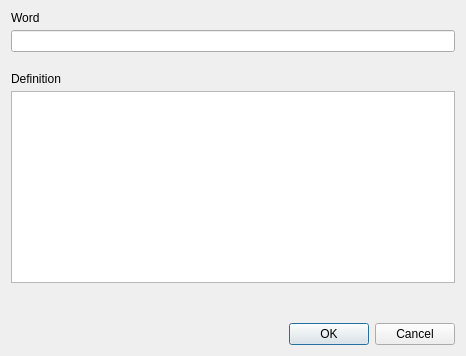
<?xml version="1.0" encoding="UTF-8"?>
<ui version="4.0">
 <class>DialogAddNewWord</class>
 <widget class="QDialog" name="DialogAddNewWord">
  <property name="geometry">
   <rect>
    <x>0</x>
    <y>0</y>
    <width>466</width>
    <height>356</height>
   </rect>
  </property>
  <property name="windowTitle">
   <string>Dialog</string>
  </property>
  <layout class="QHBoxLayout" name="horizontalLayout">
   <item>
    <layout class="QVBoxLayout" name="verticalLayout_4">
     <property name="spacing">
      <number>40</number>
     </property>
     <item>
      <layout class="QVBoxLayout" name="verticalLayout_3">
       <property name="spacing">
        <number>20</number>
       </property>
       <item>
        <layout class="QVBoxLayout" name="verticalLayoutNewWord">
         <property name="spacing">
          <number>5</number>
         </property>
         <item>
          <widget class="QLabel" name="labelNewWord">
           <property name="text">
            <string>Word</string>
           </property>
          </widget>
         </item>
         <item>
          <widget class="QLineEdit" name="lineEditNewWord"/>
         </item>
        </layout>
       </item>
       <item>
        <layout class="QVBoxLayout" name="verticalLayoutNewDefinition">
         <property name="spacing">
          <number>5</number>
         </property>
         <item>
          <widget class="QLabel" name="labelNewDefinition">
           <property name="text">
            <string>Definition</string>
           </property>
          </widget>
         </item>
         <item>
          <widget class="QTextEdit" name="textEditNewDefinition"/>
         </item>
        </layout>
       </item>
      </layout>
     </item>
     <item>
      <widget class="QDialogButtonBox" name="buttonBoxConfirm">
       <property name="orientation">
        <enum>Qt::Horizontal</enum>
       </property>
       <property name="standardButtons">
        <set>QDialogButtonBox::Cancel|QDialogButtonBox::Ok</set>
       </property>
      </widget>
     </item>
    </layout>
   </item>
  </layout>
 </widget>
 <resources/>
 <connections>
  <connection>
   <sender>buttonBoxConfirm</sender>
   <signal>accepted()</signal>
   <receiver>DialogAddNewWord</receiver>
   <slot>accept()</slot>
   <hints>
    <hint type="sourcelabel">
     <x>248</x>
     <y>254</y>
    </hint>
    <hint type="destinationlabel">
     <x>157</x>
     <y>274</y>
    </hint>
   </hints>
  </connection>
  <connection>
   <sender>buttonBoxConfirm</sender>
   <signal>rejected()</signal>
   <receiver>DialogAddNewWord</receiver>
   <slot>reject()</slot>
   <hints>
    <hint type="sourcelabel">
     <x>316</x>
     <y>260</y>
    </hint>
    <hint type="destinationlabel">
     <x>286</x>
     <y>274</y>
    </hint>
   </hints>
  </connection>
 </connections>
</ui>
